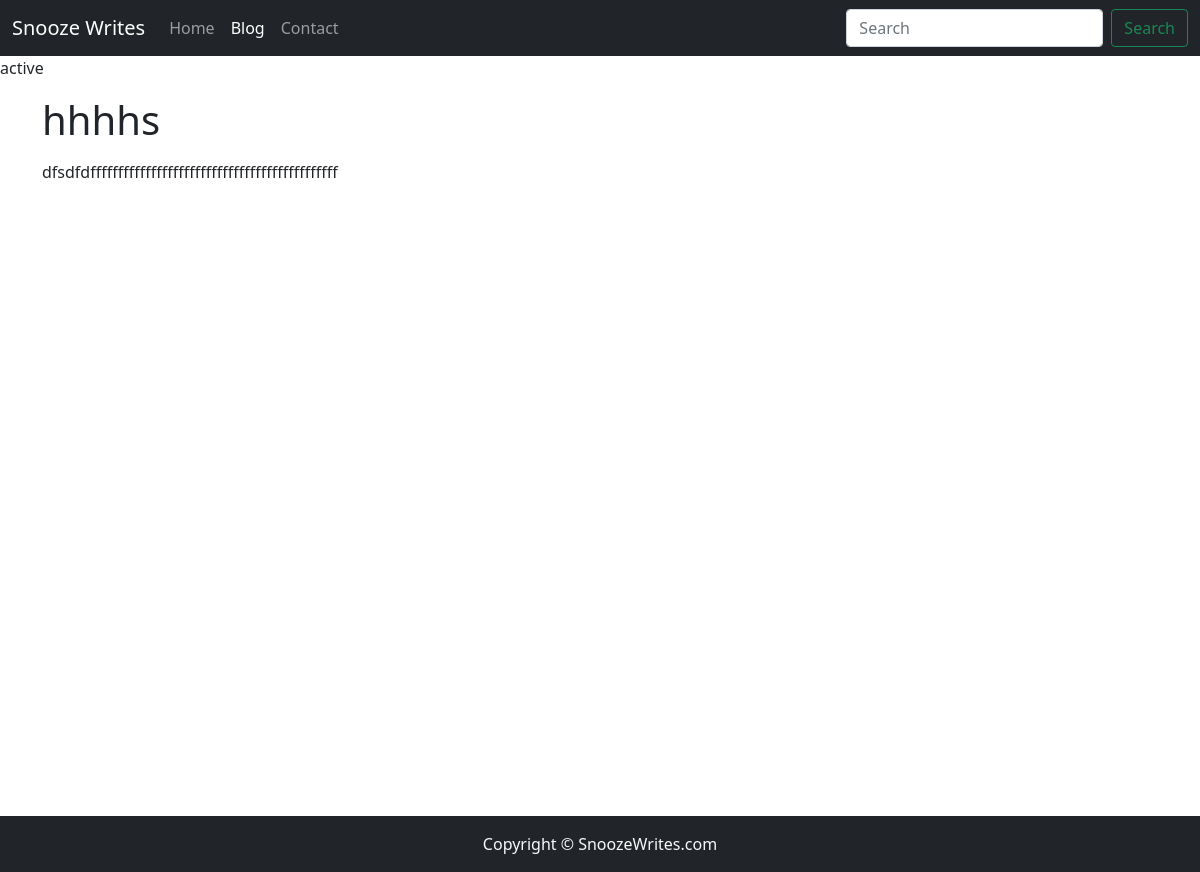
Page /blogpost/ehw on the committed database.
### blog/models.py (models this page shows, shortened)
class Blog(models.Model):
    sno = models.AutoField(primary_key=True)
    title = models.CharField(max_length=200)
    content = models.TextField()
    short_desc = models.CharField(max_length=250, default="")
    slug = models.CharField(max_length=100)
    time = models.DateTimeField(auto_now_add=True)

### blog/views.py (the view)
# urls.py: path('blogpost/<str:slug>', views.blogpost, name='blog'),
def blogpost(request, slug):
    blog = Blog.objects.filter(slug = slug).first()
    context = {'blog': blog}
    return render(request, 'blogpost.html', context)

### templates/blogpost.html (shortened to what this page needs)
{% extends 'base.html' %}
{% block body %}
{% block blogactive %}active{% endblock blogactive %}
<div class="container">
<h1 class="my-3">{{blog.title}}</h1>
<div class="row my-3">
    {{blog.content|safe}}
</div>
</div>
{% endblock body %}

### templates/blogpost.html (style rules this page uses)
.container { min-height: 90vh; }

### rows in the picture
Blog: title "hhhhs", content "dfsdfdfffffffffffffffffffffffffffffffffffffffffffff"
